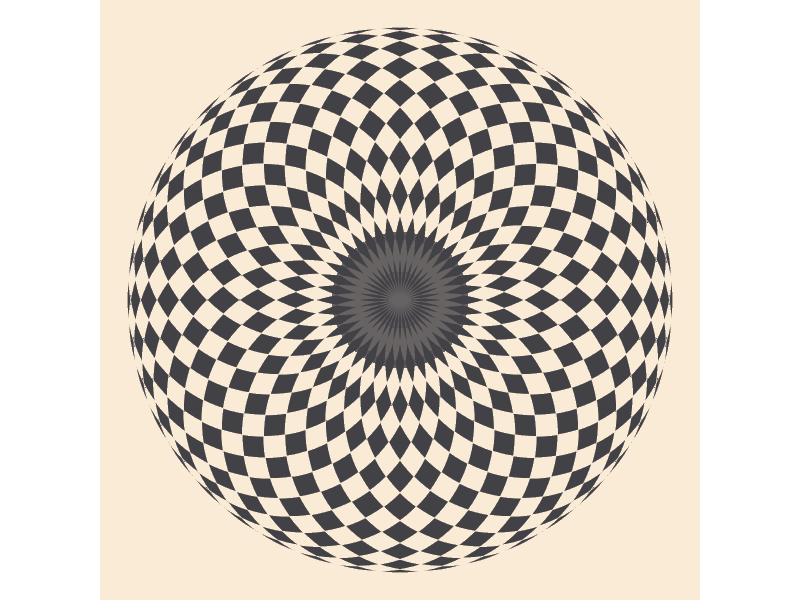
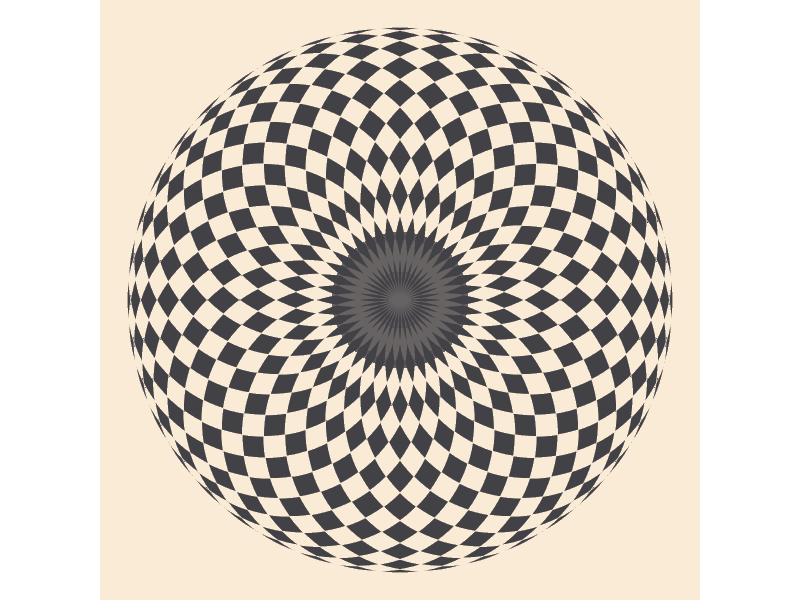
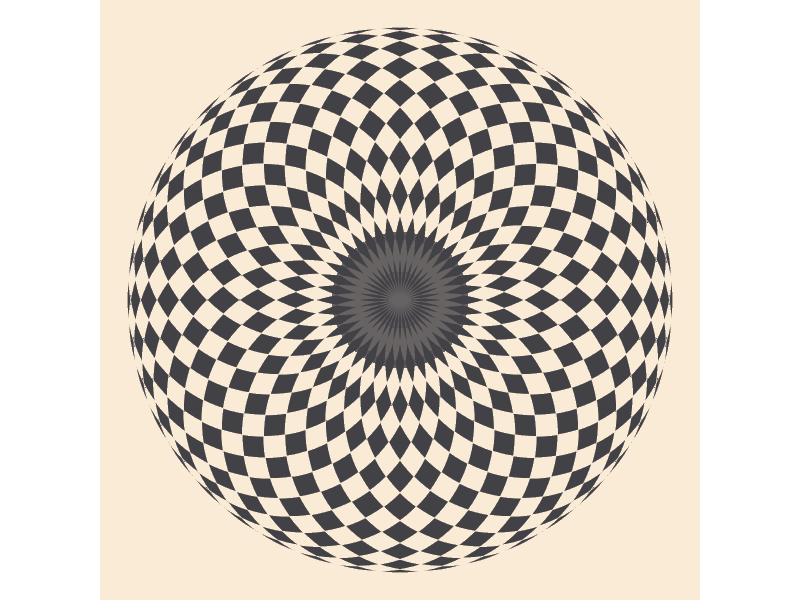
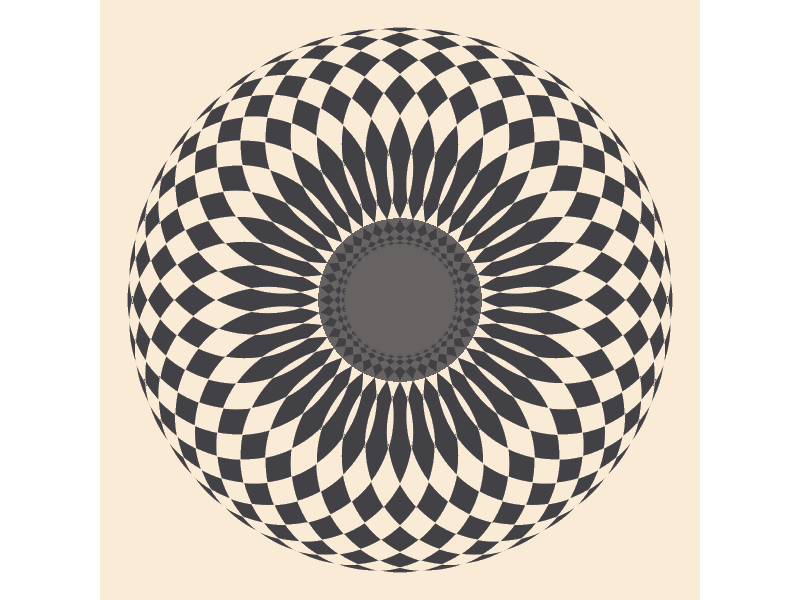
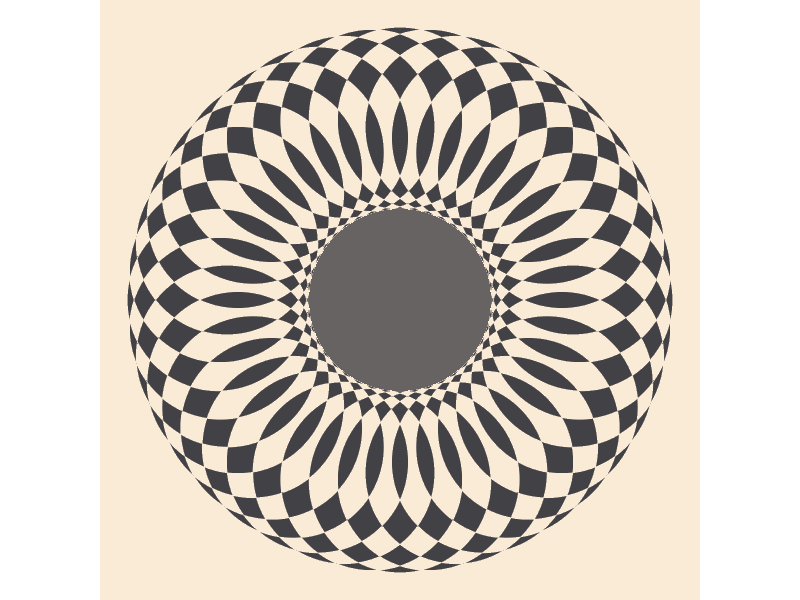
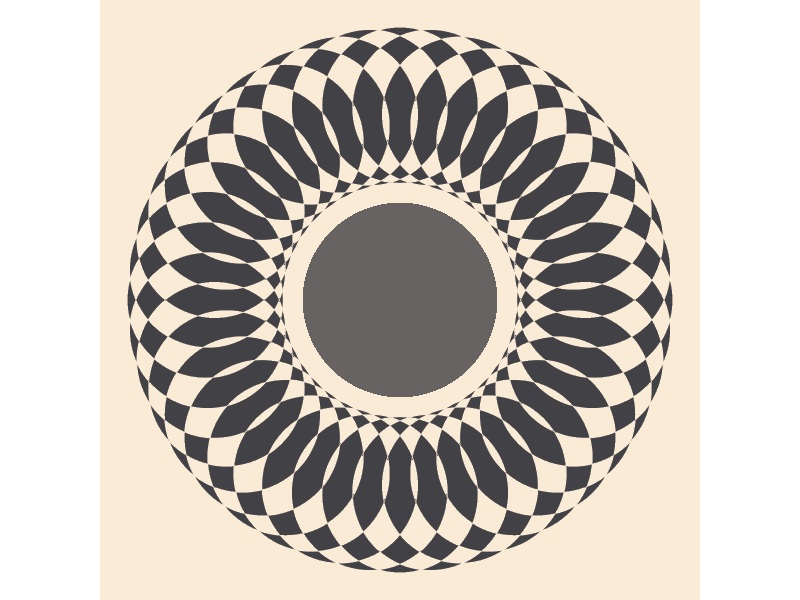
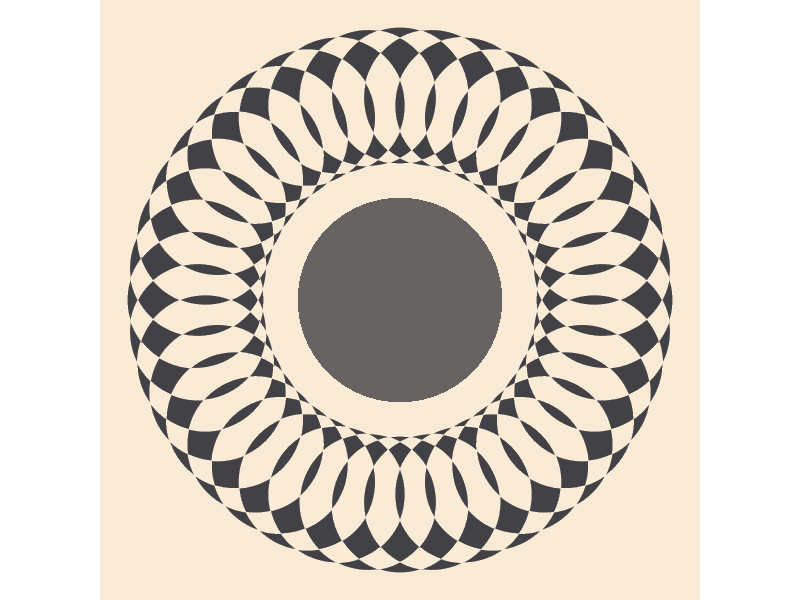
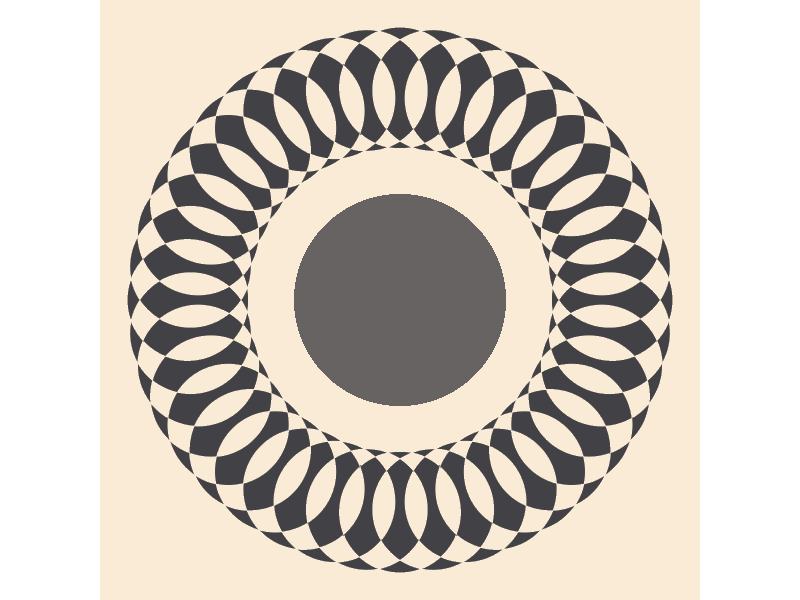

Write the R code that produced these figures, in order. (Note: this script raises an error after producing the figures.)
# https://www.youtube.com/watch?v=hkCakDslpXM
# https://www.youtube.com/watch?v=qhbuKbxJsk8

library(tidyverse)
library(sf)

circle <- st_buffer(st_point(c(0, 0)), 10)

mandala <- function(circle, i = 2, s = 1) {
  
  many_circles <- circle %>% 
    st_sfc() %>% 
    st_cast("POINT") %>%
    st_buffer(10 / s)
  
  index <- seq(1, length(many_circles), i)[-1]
  
  many_circles[index] %>% 
    map(pluck, 1) %>% 
    list() %>% 
    st_multipolygon()
  
}

draw_circle_mandala <- function(circle, i = 3, s = 1) {
  
  ggplot() + 
    geom_sf(data = mandala(circle, i, s), fill = "#424146", color = "antiquewhite", size = 0.2) +
    geom_sf(data = circle * 0.5, fill = "#424146", color = NA, alpha = 0.8) +
    theme_void() + 
    theme(panel.background = element_rect(fill = "antiquewhite", color = "antiquewhite"))
  
}


# example -----------------------------------------------------------------

draw_circle_mandala(circle, i = 3, s = 1)
ggsave("visualization/circle-pictures/circle-mandala.png", device = "png", dpi = "print", bg = "antiquewhite")

# temporary directory -----------------------------------------------------

temp <- tempfile()
dir.create(temp)

# sequence of plots -------------------------------------------------------

s_seq <- c(seq(1, 14, 0.5), seq(13.5, 1.2, -0.5))
i_seq <- c(seq(3, 30, 1), seq(29, 3.5, -1))

gg_list1 <- map(s_seq, draw_circle_mandala, circle = circle, i = 3)
gg_list2 <- map(i_seq, draw_circle_mandala, circle = circle, s = 1) 

# gifs --------------------------------------------------------------------

paths1 <- file.path(temp, paste0("pic-", seq_along(gg_list1), ".png"))
walk2(paths1, gg_list1, ggsave, device = "png", bg = "antiquewhite", 
      width = 5, height = 5)

library(magick)  

paths1 %>% 
  map(image_read) %>% 
  image_join() %>% 
  image_animate(fps = 5) %>%
  image_write("visualization/circle-pictures/circle-mandala-1.gif")

paths2 <- file.path(temp, paste0("pic-", seq_along(gg_list2), ".png"))
walk2(paths2, gg_list2, ggsave, device = "png", bg = "antiquewhite", 
      width = 5, height = 5)

paths2 %>% 
  map(image_read) %>% 
  image_join() %>% 
  image_animate(fps = 5) %>%
  image_write("visualization/circle-pictures/circle-mandala-2.gif")
